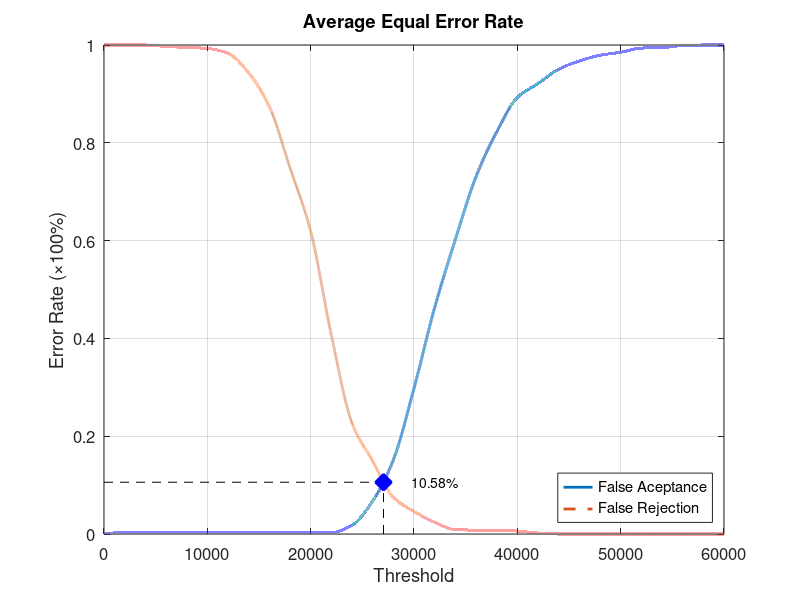
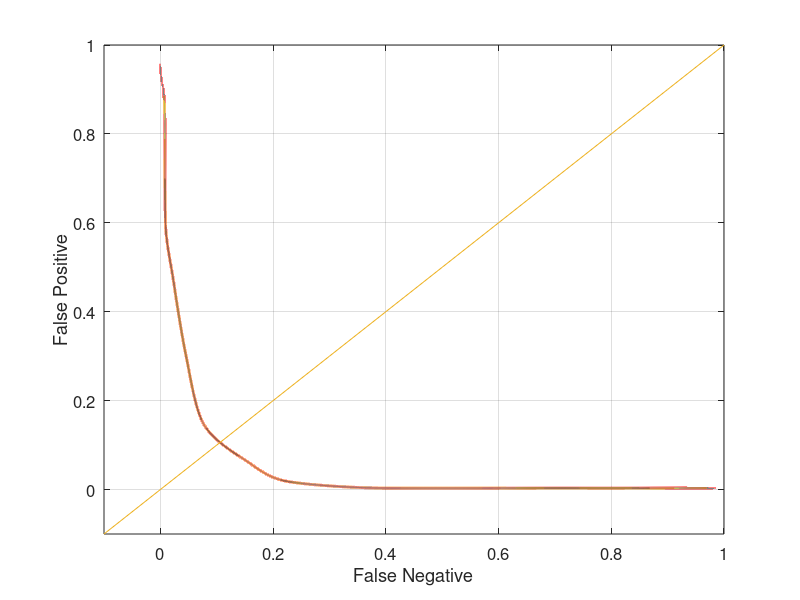

Source code (MATLAB) for these figures, in order:
function yEER = Database1Average
close all;
clear;
clc;
x = 0:2000:60000;
xq = 0:0.5:60000;

y0 = [0 0.0031579 0.0031579 0.0031579 0.0031579 0.0031579 0.0031579 0.0031579 0.0031579 0.0031579 0.0031579 0.0031579 0.0178947 0.0673684 0.151579 0.297895 0.463158 0.602105 0.730526 0.822105 0.892632 0.921053 0.950526 0.967368 0.978947 0.985263 0.993684 0.994737 0.998947 1 1];
yy0 = interp1(x, y0, xq, 'pchip');
y1 = [1 1 1 0.997 0.995 0.993 0.983 0.943 0.874 0.749 0.619 0.407 0.227 0.149 0.075 0.046 0.024 0.009 0.008 0.008 0.006 0.002 0 0 0 0 0 0 0 0 0];
yy1 = interp1(x, y1, xq, 'pchip');

% Calculating EER: 
y2 = abs(y0 - y1);
find(y2 == min(y2))
yy2 = abs(yy0 - yy1);
xEER = find(yy2 == min(yy2));
xEERIndex = xq(xEER) % X-axis EER
yEER = yy0(xEER) % Y-axis EER

main = figure
plot(xq, yy0,'-','LineWidth', 2);	hold on
plot(xq, yy1,'--','LineWidth', 2);	hold on
plot([xEERIndex xEERIndex], [0 yEER], 'k--');	hold on
plot([0 xEERIndex], [yEER yEER], 'k--');	hold on
plot(xEERIndex, yEER, 'bx', 'LineWidth', 10);	hold on
text(xEERIndex + 10 * xEERIndex / 100, yEER, [num2str(round((10000 * yEER)) / 100) '%'])
legend('False Aceptance', 'False Rejection', 'Location', 'SouthEast')
xlabel('Threshold')
ylabel('Error Rate (\times100%)')
title('Average Equal Error Rate')
set(gca, 'FontSize', 12)
axis([0 60000 0 1])
grid on

print(main, 'Database1AverageMain', '-dpng');
FNRxFPR = figure('Color', [1 1 1]);
plot(yy1, yy0, '-', yy1, yy0, 'LineWidth', 2);
hold on
y = -0.1:0.1:1
plot(y, y); 
set(gca, 'FontSize', 12)
xlabel('False Negative')
ylabel('False Positive')
axis([-0.1 1 -0.1 1])
set(gca, 'FontSize', 12)
grid on

print(FNRxFPR, 'Database1AverageFNRxFPR','-dpng');
end
